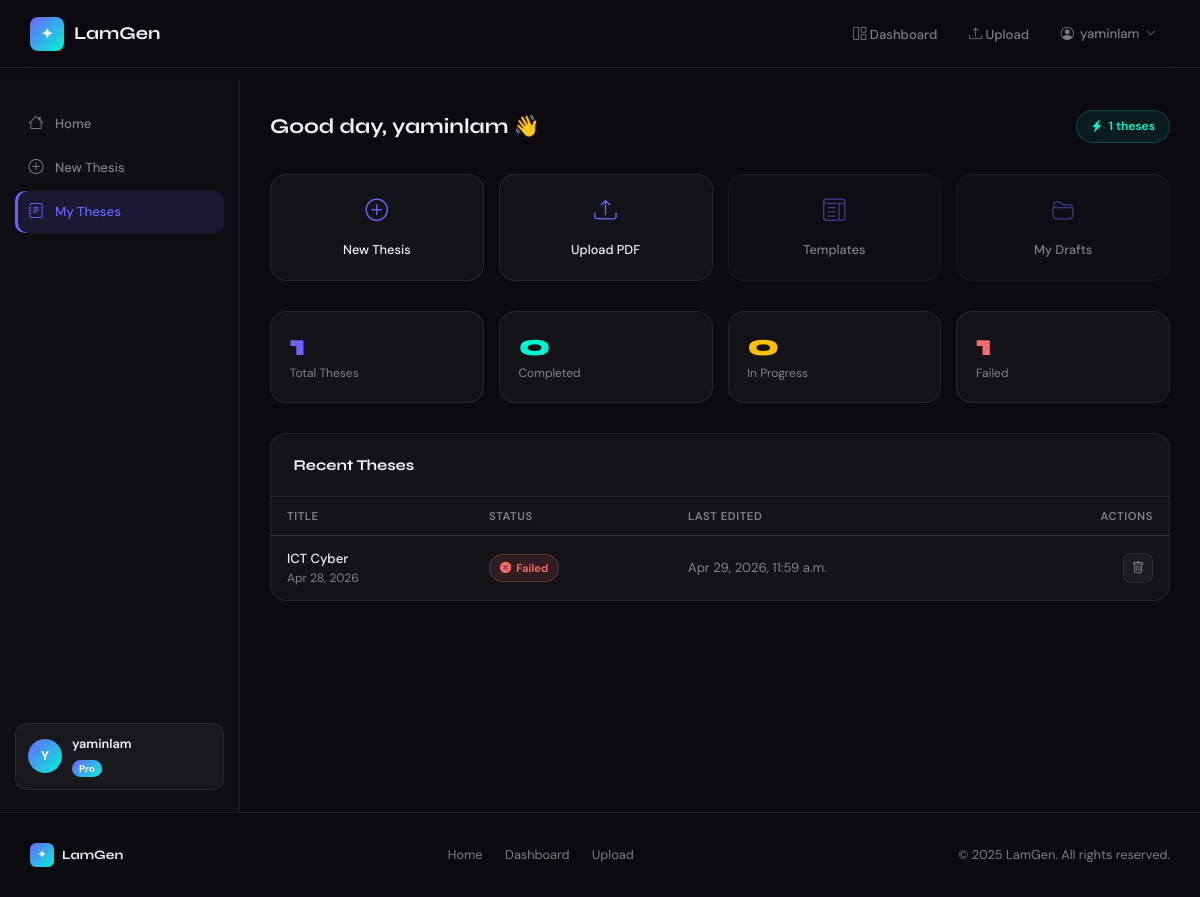
The app's page /dashboard/ (signed in), older data.
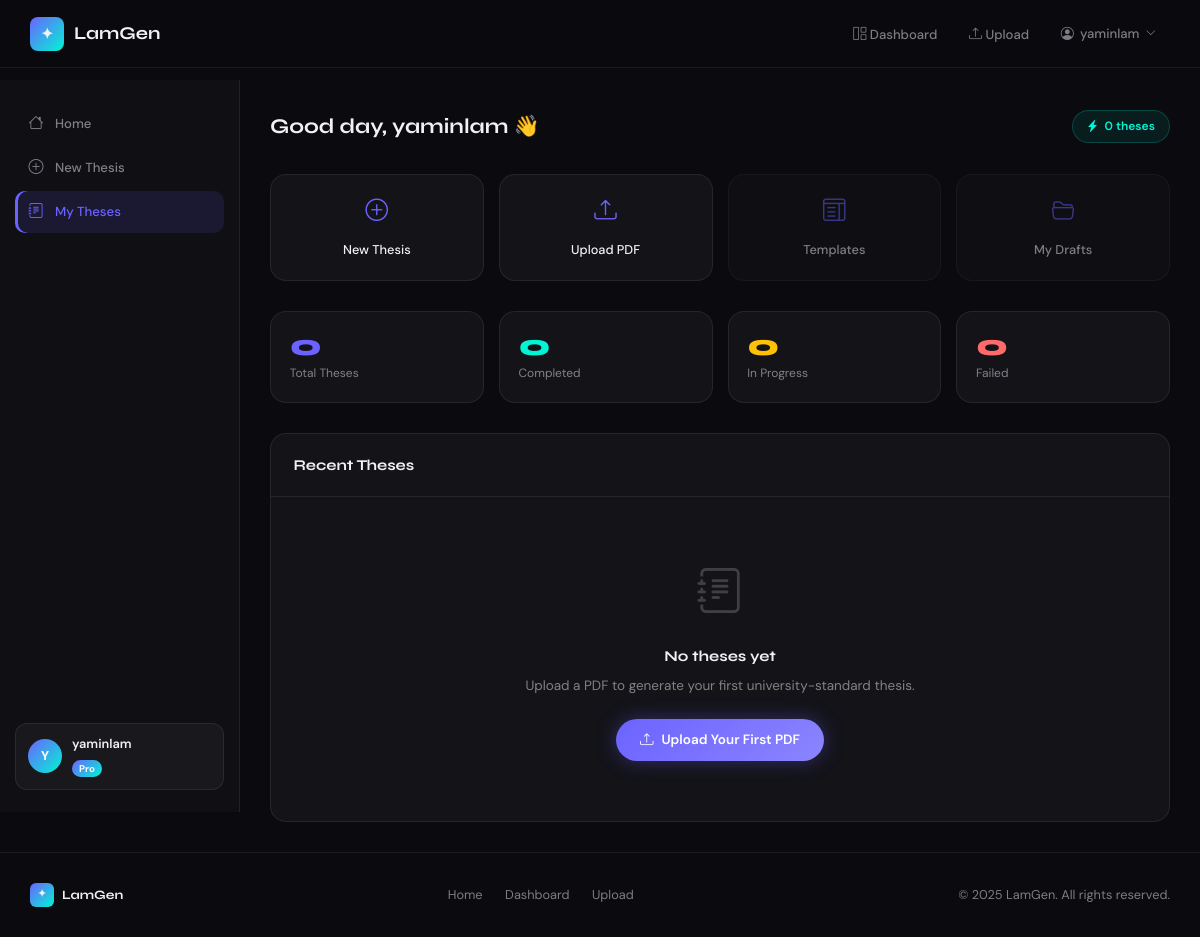
The same page, newer data.
### accounts/models.py (models this page shows, shortened)
class CustomUser(AbstractUser):
    email = models.EmailField(unique=True)
    university = models.CharField(max_length=255)
    bio = models.TextField(blank=True, default='')
    USERNAME_FIELD = 'username'
    REQUIRED_FIELDS = ['email', 'university']

### thesis/models.py (models this page shows, shortened)
class ThesisRequest(models.Model):
    user = models.ForeignKey(
        settings.AUTH_USER_MODEL,
        on_delete=models.CASCADE,
        related_name='thesis_requests',
    )
    title = models.CharField(max_length=500)
    input_file = models.FileField(upload_to='uploads/', null=True, blank=True)
    output_file = models.FileField(upload_to='outputs/', null=True, blank=True)
    generated_thesis = models.TextField(blank=True, default='')
    status = models.CharField(
        max_length=20,
        choices=StatusChoices.choices,
        default=StatusChoices.PENDING,
        db_index=True,
    )
    error_message = models.TextField(blank=True, default='')
    created_at = models.DateTimeField(auto_now_add=True, db_index=True)
    updated_at = models.DateTimeField(auto_now=True)
    class Meta:
        ordering = ['-created_at']

### dashboard/views.py (the view)
# urls.py: path('', views.DashboardView.as_view(), name='dashboard'),
class DashboardView(LoginRequiredMixin, TemplateView):
    template_name = 'dashboard/dashboard.html'
    def get_context_data(self, **kwargs):
        ctx = super().get_context_data(**kwargs)
        all_requests = ThesisRequest.objects.filter(user=self.request.user)
        ctx['total_count'] = all_requests.count()
        ctx['completed_count'] = all_requests.filter(status=StatusChoices.COMPLETED).count()
        ctx['failed_count'] = all_requests.filter(status=StatusChoices.FAILED).count()
        ctx['processing_count'] = all_requests.filter(
            status__in=[StatusChoices.PENDING, StatusChoices.PROCESSING]
        ).count()
        paginator = Paginator(all_requests, 10)
        page_number = self.request.GET.get('page', 1)
        ctx['page_obj'] = paginator.get_page(page_number)
        ctx['StatusChoices'] = StatusChoices
        return ctx

### dashboard/templates/dashboard/dashboard.html (shortened to what this page needs)
{% extends 'base.html' %}
{% load static %}
{% block content %}
<div class="dashboard-layout">
    <aside class="sidebar">
        <ul class="sidebar-nav">
            <li><a href="{% url 'home' %}"><i class="bi bi-house"></i> Home</a></li>
            <li><a href="{% url 'thesis:upload' %}"><i class="bi bi-plus-circle"></i> New Thesis</a></li>
            <li><a href="{% url 'dashboard' %}" class="active"><i class="bi bi-journal-text"></i> My Theses</a></li>
        </ul>
        <div class="sidebar-user">
            <div class="sidebar-avatar">{{ user.username|first|upper }}</div>
            <div class="sidebar-user-info">
                <div class="sidebar-user-name">{{ user.username }}</div>
                <span class="sidebar-user-badge">Pro</span>
            </div>
        </div>
    </aside>
    <div class="dash-main">
        <div class="dash-topbar">
            <div class="dash-greeting">Good day, {{ user.username }} 👋</div>
            <div class="dash-topbar-right">
                <span class="credits-badge"><i class="bi bi-lightning-charge-fill"></i> {{ total_count }} theses</span>
            </div>
        </div>
        <div class="quick-grid">
            <a href="{% url 'thesis:upload' %}" class="quick-card">
                <i class="bi bi-plus-circle"></i>
                <span>New Thesis</span>
            </a>
            <a href="{% url 'thesis:upload' %}" class="quick-card">
                <i class="bi bi-upload"></i>
                <span>Upload PDF</span>
            </a>
            <div class="quick-card" style="cursor:default;opacity:0.5;">
                <i class="bi bi-layout-text-window"></i>
                <span>Templates</span>
            </div>
            <div class="quick-card" style="cursor:default;opacity:0.5;">
                <i class="bi bi-folder2-open"></i>
                <span>My Drafts</span>
            </div>
        </div>
        <div class="stats-row">
            <div class="stat-card total">
                <div class="stat-val">{{ total_count }}</div>
                <div class="stat-label">Total Theses</div>
            </div>
            <div class="stat-card done">
                <div class="stat-val">{{ completed_count }}</div>
                <div class="stat-label">Completed</div>
            </div>
            <div class="stat-card running">
                <div class="stat-val">{{ processing_count }}</div>
                <div class="stat-label">In Progress</div>
            </div>
            <div class="stat-card failed">
                <div class="stat-val">{{ failed_count }}</div>
                <div class="stat-label">Failed</div>
            </div>
        </div>
        <div class="table-card">
            <div class="table-card-header">Recent Theses</div>
            {% if page_obj.object_list %}
            <div style="overflow-x:auto;">
                <table class="nexus-table">
                    <thead>
                        <tr>
                            <th>Title</th>
                            <th>Status</th>
                            <th>Last Edited</th>
                            <th style="text-align:right;">Actions</th>
                        </tr>
                    </thead>
                    <tbody>
                        {% for thesis in page_obj %}
                        <tr id="thesis-row-{{ thesis.pk }}">
                            <td>
                                <div class="thesis-title">{{ thesis.title|truncatechars:60 }}</div>
                                <div class="thesis-date">{{ thesis.created_at|date:"M j, Y" }}</div>
                            </td>
                            <td>
                                {% if thesis.status == 'COMPLETED' %}
                                    <span class="badge-nexus badge-completed"><i class="bi bi-check-circle-fill"></i> Complete</span>
                                {% elif thesis.status == 'PROCESSING' %}
                                    <span class="badge-nexus badge-processing"><span class="pulse-dot"></span> Processing</span>
                                {% elif thesis.status == 'PENDING' %}
                                    <span class="badge-nexus badge-pending"><i class="bi bi-clock"></i> Pending</span>
                                {% elif thesis.status == 'FAILED' %}
                                    <span class="badge-nexus badge-failed"><i class="bi bi-x-circle-fill"></i> Failed</span>
                                {% endif %}
                            </td>
                            <td class="thesis-date">{{ thesis.updated_at|date:"M j, Y, g:i a" }}</td>
                            <td>
                                <div class="action-btns" style="justify-content:flex-end;">
                                    <button class="icon-btn del delete-btn"
                                            data-thesis-id="{{ thesis.pk }}"
                                            data-thesis-title="{{ thesis.title|truncatechars:40 }}"
                                            title="Delete">
                                        <i class="bi bi-trash"></i>
                                    </button>
                                </div>
                            </td>
                        </tr>
                        {% endfor %}
                    </tbody>
                </table>
            </div>
            {% else %}
            <div class="empty-state">
                <div class="empty-icon"><i class="bi bi-journal-text"></i></div>
                <h4>No theses yet</h4>
                <p>Upload a PDF to generate your first university-standard thesis.</p>
                <a href="{% url 'thesis:upload' %}" class="btn-primary-nexus">
                    <i class="bi bi-upload"></i> Upload Your First PDF
                </a>
            </div>
            {% endif %}
        </div>
    </div>
</div>
{% endblock %}

### templates/base.html (shortened to what this page needs)
<!DOCTYPE html>
<html lang="en">
<head>
    <link href="https://cdn.jsdelivr.net/npm/bootstrap-icons@1.11.3/font/bootstrap-icons.min.css" rel="stylesheet">
    {% load static %}
</head>
<body>
    <div class="mesh-bg"><span></span></div>
    <nav class="nexus-nav">
        <a href="{% url 'home' %}" class="nav-brand">
            <div class="brand-icon">✦</div>
            LamGen
        </a>
        <ul class="nav-links">
            {% if user.is_authenticated %}
            <li><a href="{% url 'dashboard' %}"><i class="bi bi-grid-1x2"></i> Dashboard</a></li>
            <li><a href="{% url 'thesis:upload' %}"><i class="bi bi-upload"></i> Upload</a></li>
            <li class="nav-dropdown">
                <button class="nav-dropdown-toggle" onclick="this.closest('.nav-dropdown').classList.toggle('open')">
                    <i class="bi bi-person-circle"></i> {{ user.username }} <i class="bi bi-chevron-down" style="font-size:0.7rem;"></i>
                </button>
            </li>
            {% else %}
            <li><a href="{% url 'accounts:login' %}">Sign In</a></li>
            <li><a href="{% url 'accounts:register' %}" style="color:var(--primary);font-weight:600;">Get Started</a></li>
            {% endif %}
        </ul>
    </nav>
    <main>
        {% block content %}{% endblock %}
    </main>
    <footer class="nexus-footer">
        <a href="{% url 'home' %}" class="footer-brand">
            <div class="brand-icon" style="width:24px;height:24px;background:linear-gradient(135deg,var(--primary),var(--accent));border-radius:6px;display:flex;align-items:center;justify-content:center;font-size:0.7rem;">✦</div>
            LamGen
        </a>
        <div class="footer-links">
            <a href="{% url 'home' %}">Home</a>
            {% if user.is_authenticated %}
            <a href="{% url 'dashboard' %}">Dashboard</a>
            <a href="{% url 'thesis:upload' %}">Upload</a>
            {% endif %}
        </div>
        <span>&copy; 2025 LamGen. All rights reserved.</span>
    </footer>
</body>
</html>

### templates/base.html (style rules this page uses)
:root { --bg: #0A0A0F; --surface: rgba(255,255,255,0.04); --border: rgba(255,255,255,0.08); --primary: #6C63FF; --accent: #00F5D4; --danger: #FF6B6B; --text: #F0F0F5; --muted: rgba(240,240,245,0.5); --glow: 0 0 40px rgba(108,99,255,0.25); }
*, *::before, *::after { box-sizing: border-box; margin: 0; padding: 0; }
html, body { height: 100%; background: var(--bg); color: var(--text); font-family: 'DM Sans', sans-serif; font-size: 15px; line-height: 1.6; overflow-x: hidden; }
.mesh-bg { position: fixed; inset: 0; z-index: -1; overflow: hidden; }
.mesh-bg::before, .mesh-bg::after, .mesh-bg span { content: ''; position: absolute; border-radius: 50%; filter: blur(80px); opacity: 0.18; }
.mesh-bg::before { width: 600px; height: 600px; background: radial-gradient(circle, #6C63FF 0%, transparent 70%); top: -150px; left: -150px; animation: meshMove1 18s ease-in-out infinite alternate; }
.mesh-bg::after { width: 500px; height: 500px; background: radial-gradient(circle, #00F5D4 0%, transparent 70%); bottom: -100px; right: -100px; animation: meshMove2 22s ease-in-out infinite alternate; }
.mesh-bg span { width: 400px; height: 400px; background: radial-gradient(circle, #FF6B6B 0%, transparent 70%); top: 40%; left: 50%; transform: translate(-50%, -50%); animation: meshMove3 26s ease-in-out infinite alternate; }
.nexus-nav { position: fixed; top: 0; left: 0; right: 0; z-index: 1000; height: 68px; display: flex; align-items: center; padding: 0 2rem; background: rgba(10,10,15,0.7); backdrop-filter: blur(20px); -webkit-backdrop-filter: blur(20px); border-bottom: 1px solid var(--border); }
.nexus-nav .nav-brand { display: flex; align-items: center; gap: 10px; text-decoration: none; font-family: 'Syne', sans-serif; font-weight: 700; font-size: 1.2rem; color: var(--text); flex-shrink: 0; }
.nexus-nav .nav-brand .brand-icon { width: 34px; height: 34px; background: linear-gradient(135deg, var(--primary), var(--accent)); border-radius: 8px; display: flex; align-items: center; justify-content: center; font-size: 1rem; }
.nexus-nav .nav-links { display: flex; align-items: center; gap: 0.25rem; margin-left: auto; list-style: none; }
.nexus-nav .nav-links a { color: var(--muted); text-decoration: none; padding: 6px 14px; border-radius: 8px; font-size: 0.875rem; font-weight: 500; transition: all 0.3s cubic-bezier(0.4,0,0.2,1); }
.nav-dropdown { position: relative; }
.nav-dropdown-toggle { display: flex; align-items: center; gap: 6px; color: var(--muted); background: none; border: none; cursor: pointer; padding: 6px 14px; border-radius: 8px; font-size: 0.875rem; font-weight: 500; font-family: 'DM Sans', sans-serif; transition: all 0.3s cubic-bezier(0.4,0,0.2,1); }
main { padding-top: 80px; min-height: 100vh; }
.btn-primary-nexus { display: inline-flex; align-items: center; gap: 8px; padding: 10px 24px; background: linear-gradient(135deg, var(--primary), #8B85FF); color: #fff; border: none; border-radius: 50px; font-family: 'DM Sans', sans-serif; font-weight: 600; font-size: 0.9rem; cursor: pointer; text-decoration: none; transition: all 0.3s cubic-bezier(0.4,0,0.2,1); box-shadow: 0 0 20px rgba(108,99,255,0.35); }
.nexus-footer { border-top: 1px solid var(--border); padding: 2rem; display: flex; align-items: center; justify-content: space-between; flex-wrap: wrap; gap: 1rem; font-size: 0.85rem; color: var(--muted); }
.nexus-footer .footer-brand { display: flex; align-items: center; gap: 8px; font-family: 'Syne', sans-serif; font-weight: 700; color: var(--text); text-decoration: none; }
.nexus-footer .footer-links { display: flex; gap: 1.5rem; }
.nexus-footer .footer-links a { color: var(--muted); text-decoration: none; transition: color 0.2s; }

Row changes from the older to the newer data that the page shows:
removed ThesisRequest: title "ICT Cyber", created_at "Apr 28, 2026", status "FAILED" (drawn), updated_at "Apr 29, 2026, 11:59 a.m."
Text that changed along with them:
{{ total_count }}: "1" → "0"
{{ failed_count }}: "1" → "0"
text no longer shown: "TITLE STATUS LAST EDITED ACTIONS"
text now shown: "No theses yet Upload a PDF to generate your first university-standard thesis. Upload Your First PDF"
